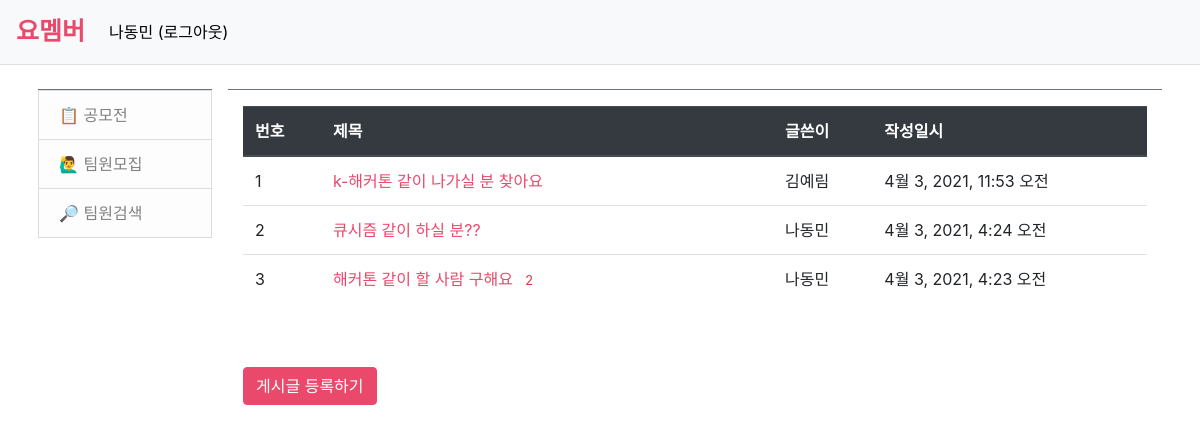
The page /yomember/team (signed in) on the database its author committed.
### yomember/models.py (models this page shows, shortened)
class Question(models.Model):
    subject = models.CharField(max_length=200)
    content = models.TextField()
    create_date = models.DateTimeField()
    author = models.ForeignKey(User, on_delete=models.CASCADE)

### yomember/views.py (the view)
# urls.py: path('team', views.team, name='team'),
def team(request):
    question_list = Question.objects.order_by('-create_date')
    context = {'question_list': question_list}
    return render(request, 'yomember/team.html', context)

### templates/yomember/team.html
{% extends 'base.html' %}
{% block content %}
<div class = "container my-3">
    <table class = "table">
        <thead>
        <tr class="thead-dark">
            <th>번호</th>
            <th style="width:50%">제목</th>
            <th>글쓴이</th>
            <th>작성일시</th>
        </tr>
        </thead>
        <tbody>
        {% if question_list %}
        {% for question in question_list %}
        <tr class="text-left">
            <td>{{ forloop.counter }}</td>
            <td class="text-left">
                <a href="{% url 'yomember:detail' question.id %}" style="color: #EB496B;">{{ question.subject }}</a>
                {% if question.comment_set.count > 0 %}
                <span class="text-danger small ml-2">{{ question.comment_set.count }}</span>
                {% endif %}
            </td>
            <td>{{ question.author.username }}</td>
            <td>{{ question.create_date }}</td>
        </tr>
        {% endfor %}
        {% else %}
        <tr>
            <td colspan="3">게시글이 없습니다.</td>
        </tr>
        {% endif %}
        </tbody>
    </table>
    <br><br>
    <a href="{% url 'yomember:question_create' %}" class="btn btn-primary" style="background-color: #EB496B; border-color: #EB496B;">게시글 등록하기</a>
</div>
{% endblock %}

### templates/navbar.html (shortened to what this page needs)
<nav class="navbar navbar-expand-lg navbar-light bg-light border-bottom">
    <a class="navbar-brand" href="{% url 'yomember:index' %}" style="color: #EB496B; font-weight: bold; font-size: 25px;">요멤버</a>
    <div class="collapse navbar-collapse flex-grow-0" id="navbarNav">
        <ul class="navbar-nav">
            <li class="nav-item ">
                {% if user.is_authenticated %}
                <a class="nav-link" href="{% url 'common:logout' %}" style="color: black;">{{ user.username }} (로그아웃)</a>
                {% else %}
                <a class="nav-link" href="{% url 'common:login' %}" style="color: black;">로그인</a>
                {% endif %}
            </li>
        </ul>
    </div>
</nav>

### rows shown on the page
Question: subject "k-해커톤 같이 나가실 분 찾아요", author.username "김예림", create_date "4월 3, 2021, 11:53 오전"
Question: subject "큐시즘 같이 하실 분??", author.username "나동민", create_date "4월 3, 2021, 4:24 오전"
Question: subject "해커톤 같이 할 사람 구해요", comment_set.count "2", author.username "나동민", create_date "4월 3, 2021, 4:23 오전"

### other values the page prints
{{ user.username }} "나동민"
